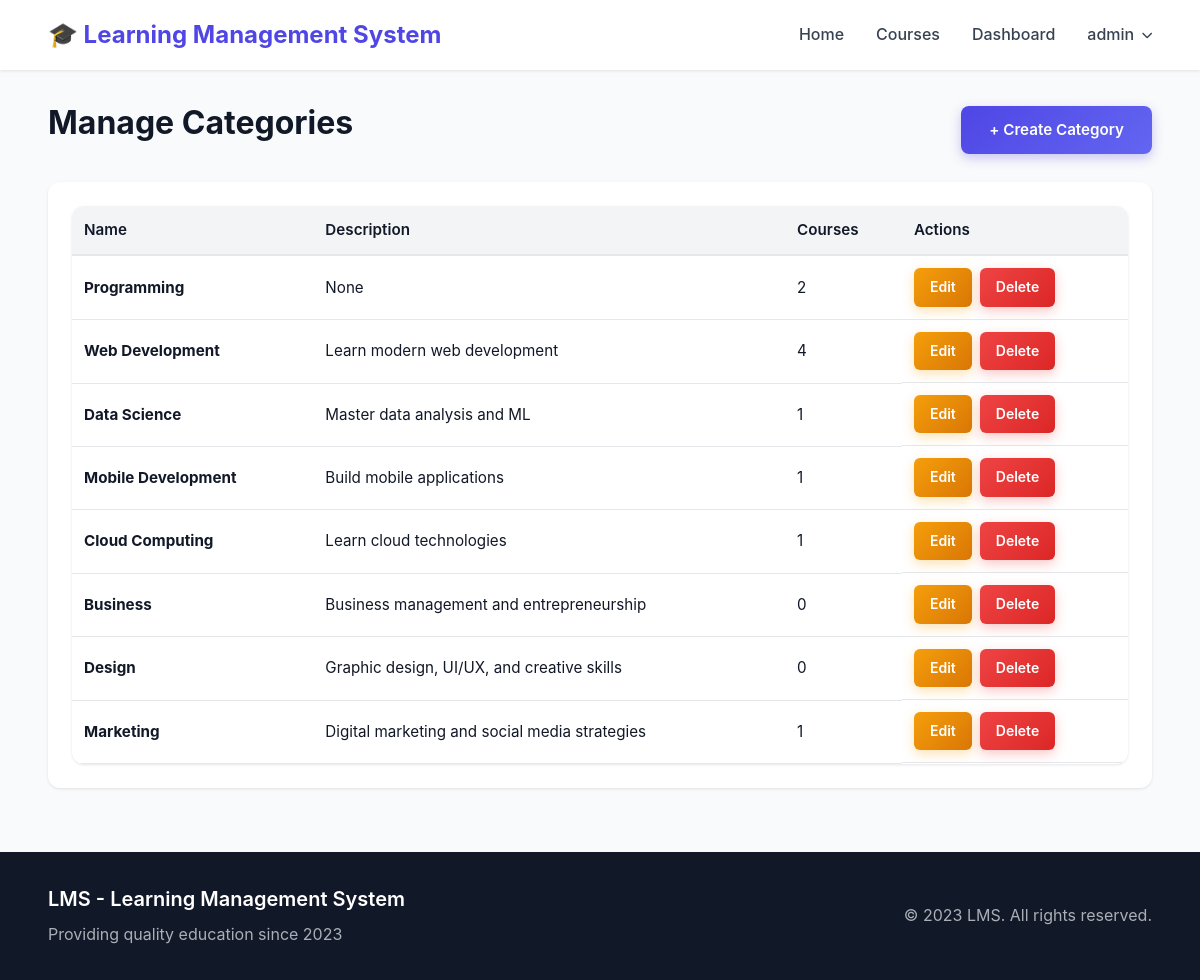
Page /manage/categories/ (signed in) on the committed database.
### accounts/models.py (models this page shows, shortened)
class User(AbstractUser):
    USER_TYPE_CHOICES = (
        ('student', 'Student'),
        ('instructor', 'Instructor'),
        ('admin', 'Admin'),
    )
    user_type = models.CharField(max_length=10, choices=USER_TYPE_CHOICES, default='student')
    profile_picture = models.ImageField(upload_to='profile_pictures/', null=True, blank=True)
    phone = models.CharField(max_length=20, null=True, blank=True)
    bio = models.TextField(blank=True, null=True)
    date_of_birth = models.DateField(null=True, blank=True)
    website = models.URLField(max_length=200, blank=True, null=True)
    address = models.TextField(blank=True, null=True)
    LEARNING_STYLE_CHOICES = (
        ('visual', 'Visual'),
        ('auditory', 'Auditory'),
        ('reading', 'Reading/Writing'),
        ('kinesthetic', 'Kinesthetic'),
    )
    learning_style = models.CharField(max_length=20, choices=LEARNING_STYLE_CHOICES, null=True, blank=True)
    preferred_language = models.CharField(max_length=50, blank=True, null=True)
    daily_study_goal = models.PositiveIntegerField(default=30, validators=[MinValueValidator(15), MaxValueValidator(480)])  # in minutes
    @property
    def is_admin(self):
        return self.is_superuser or self.user_type == 'admin'

### courses/models.py (models this page shows, shortened)
class Category(models.Model):
    name = models.CharField(max_length=100, unique=True)
    description = models.TextField(blank=True, null=True)
    class Meta:
        verbose_name_plural = "Categories"

### accounts/category_views.py (the view)
# urls.py: path('', category_views.manage_categories, name='manage_categories'),
@login_required
@admin_required
def manage_categories(request):
    categories = Category.objects.all()
    return render(request, 'management/categories.html', {'categories': categories})

### templates/management/categories.html (shortened to what this page needs)
{% extends 'base.html' %}
{% load static %}
{% block content %}
<div class="container mt-4">
    <div class="d-flex justify-content-between align-items-center mb-4">
        <h2>Manage Categories</h2>
        <a href="{% url 'create_category' %}" class="btn btn-primary">+ Create Category</a>
    </div>
    <div class="card">
        <div class="card-body">
            <table class="table">
                <thead>
                    <tr>
                        <th>Name</th>
                        <th>Description</th>
                        <th>Courses</th>
                        <th>Actions</th>
                    </tr>
                </thead>
                <tbody>
                    {% for category in categories %}
                    <tr>
                        <td><strong>{{ category.name }}</strong></td>
                        <td>{{ category.description|truncatewords:15 }}</td>
                        <td>{{ category.courses.count }}</td>
                        <td>
                            <a href="{% url 'edit_category' category.id %}" class="btn btn-sm btn-warning">Edit</a>
                            <a href="{% url 'delete_category' category.id %}" class="btn btn-sm btn-danger">Delete</a>
                        </td>
                    </tr>
                    {% empty %}
                    <tr>
                        <td colspan="4" class="text-center">No categories found.</td>
                    </tr>
                    {% endfor %}
                </tbody>
            </table>
        </div>
    </div>
</div>
{% endblock %}

### templates/base.html (shortened to what this page needs)
<!DOCTYPE html>
<html lang="en">
<head>
    <link rel="stylesheet" href="https://cdnjs.cloudflare.com/ajax/libs/font-awesome/6.0.0/css/all.min.css">
    {% load static %}
    <link rel="stylesheet" href="{% static 'css/reset.css' %}?v=11">
    <link rel="stylesheet" href="{% static 'css/responsive.css' %}?v=17">
    <link rel="stylesheet" href="{% static 'css/style.css' %}?v=11">
    <link rel="stylesheet" href="{% static 'css/admin-fix.css' %}?v=11">
    <link rel="stylesheet" href="{% static 'css/navbar-fix.css' %}?v=11">
    <link rel="stylesheet" href="{% static 'css/instructor-students.css' %}?v=11">
    <link rel="stylesheet" href="{% static 'css/lessons.css' %}?v=2">
    <link rel="stylesheet" href="{% static 'css/quizzes.css' %}?v=2">
    <link rel="stylesheet" href="{% static 'css/dashboard.css' %}?v=2">
    <link rel="stylesheet" href="{% static 'css/student-progress.css' %}?v=2">
    <link rel="stylesheet" href="{% static 'css/admin-progress.css' %}?v=2">
    <link rel="stylesheet" href="{% static 'css/doubts.css' %}?v=2">
    <link rel="stylesheet" href="{% static 'css/assessments.css' %}?v=2">
    <link rel="stylesheet" href="{% static 'css/forms.css' %}?v=1">
</head>
<body>
    <nav class="navbar">
        <div class="container navbar-container">
            <a class="navbar-brand" href="/">🎓 Learning Management System</a>
            <div class="navbar-menu" id="navbarMenu">
                <a class="nav-link" href="{% url 'home' %}">Home</a>
                <a class="nav-link" href="{% url 'courses:course_list' %}">Courses</a>
                {% if user.is_authenticated %}
                <a class="nav-link" href="{% url 'accounts:dashboard' %}">Dashboard</a>
                <div class="dropdown" id="userDropdownContainer">
                    <span class="nav-link dropdown-toggle" onclick="toggleDropdown(event)">{{ user.username }}</span>
                </div>
                {% else %}
                <a class="nav-link" href="{% url 'accounts:login' %}">Login</a>
                <a class="btn-register" href="{% url 'accounts:register' %}">Register</a>
                {% endif %}
            </div>
        </div>
    </nav>
    <main>
        {% block content %}{% endblock %}
    </main>
    <footer>
        <div class="container">
            <div class="footer-content">
                <div class="footer-left">
                    <h5>LMS - Learning Management System</h5>
                    <p>Providing quality education since 2023</p>
                </div>
                <div class="footer-right">
                    <p>&copy; 2023 LMS. All rights reserved.</p>
                </div>
            </div>
        </div>
    </footer>
</body>
</html>

### static/css/style.css (style rules this page uses)
table td:last-child { display: flex; gap: 0.5rem; flex-wrap: wrap; }
table .btn { padding: 0.5rem 1rem; font-size: 0.875rem; }
footer { background: var(--gray-900); color: var(--gray-300); padding: 2rem 0; margin-top: 4rem; }

### static/css/admin-fix.css (style rules this page uses)
.admin-actions .btn, .admin-btn, .card-header .btn, .card-footer .btn, table .btn { width: auto !important; display: inline-flex !important; }
.card { margin-bottom: 1.5rem; }
.card-body { padding: 1.5rem; }
.align-items-center { align-items: center; }
.table { width: 100%; margin: 0; }
.table td, .table th { vertical-align: middle; }
.d-flex { display: flex !important; }
.justify-content-between { justify-content: space-between !important; }
.align-items-center { align-items: center !important; }
.mb-4 { margin-bottom: 1.5rem !important; }

### static/css/navbar-fix.css (style rules this page uses)
.navbar .dropdown { position: relative; }
.navbar .dropdown-toggle { cursor: pointer; user-select: none; display: flex; align-items: center; gap: 0.5rem; }
.navbar .dropdown-toggle::after { content: '\f078'; font-family: 'Font Awesome 6 Free'; font-weight: 900; font-size: 0.7rem; transition: transform 0.3s; }

### static/css/instructor-students.css (style rules this page uses)
.mb-4 { margin-bottom: 1.5rem; }
.container .card { margin-bottom: 1.5rem; width: 100%; }
.container .table { width: 100%; margin: 0; font-size: 0.95rem; }
.container .table td, .container .table th { padding: 0.75rem; vertical-align: middle; white-space: nowrap; }

### rows in the picture
User: username "admin"
Category: name "Programming", description "None", courses.count "2"
Category: name "Web Development", description "Learn modern web development", courses.count "4"
Category: name "Data Science", description "Master data analysis and ML", courses.count "1"
Category: name "Mobile Development", description "Build mobile applications", courses.count "1"
Category: name "Cloud Computing", description "Learn cloud technologies", courses.count "1"
Category: name "Business", description "Business management and entrepreneurship", courses.count "0"
Category: name "Design", description "Graphic design, UI/UX, and creative skills", courses.count "0"
Category: name "Marketing", description "Digital marketing and social media strategies", courses.count "1"
